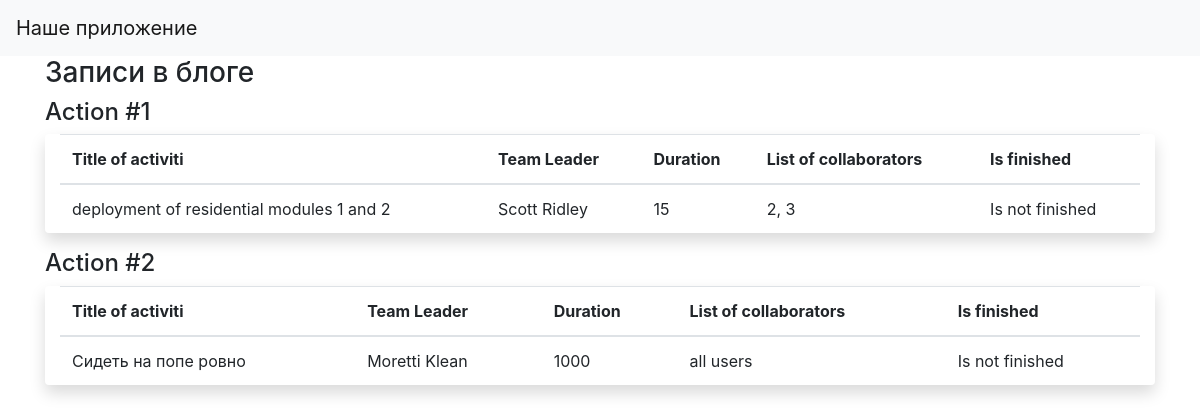
The page / on the database its author committed.
### data/jobs.py (models this page shows)
class Jobs(SqlAlchemyBase):
    __tablename__ = 'jobs'
    id = sqlalchemy.Column(sqlalchemy.Integer,
                           primary_key=True, autoincrement=True)
    team_leader = sqlalchemy.Column(sqlalchemy.Integer,
                                    sqlalchemy.ForeignKey("users.id"))
    user = orm.relationship('User')
    job = sqlalchemy.Column(sqlalchemy.String, nullable=True)
    work_size = sqlalchemy.Column(sqlalchemy.Integer, nullable=True, default=0)
    content = sqlalchemy.Column(sqlalchemy.String, nullable=True)
    collaborators = sqlalchemy.Column(sqlalchemy.String, nullable=True)
    start_date = sqlalchemy.Column(sqlalchemy.DateTime, default=datetime.datetime.now())
    end_date = sqlalchemy.Column(sqlalchemy.DateTime, default=datetime.datetime.now())
    is_finished = sqlalchemy.Column(sqlalchemy.Boolean, default=True)

### data/users.py (models this page shows, shortened)
class User(SqlAlchemyBase):
    __tablename__ = 'users'
    id = sqlalchemy.Column(sqlalchemy.Integer,
                           primary_key=True, autoincrement=True)
    surname = sqlalchemy.Column(sqlalchemy.String, nullable=True)
    name = sqlalchemy.Column(sqlalchemy.String, nullable=True)
    age = sqlalchemy.Column(sqlalchemy.Integer, nullable=True)
    position = sqlalchemy.Column(sqlalchemy.String, nullable=True)
    speciality = sqlalchemy.Column(sqlalchemy.String, nullable=True)
    address = sqlalchemy.Column(sqlalchemy.String, nullable=True)
    email = sqlalchemy.Column(sqlalchemy.String,
                              index=True, unique=True, nullable=True)
    hashed_password = sqlalchemy.Column(sqlalchemy.String, nullable=True)
    modified_date = sqlalchemy.Column(sqlalchemy.DateTime,
                                      default=datetime.datetime.now)

### main.py (the view)
@app.route("/")
def index():
    db_sess = db_session.create_session()
    jobs = db_sess.query(Jobs).all()
    print(jobs)
    return render_template("index.html", jobs=jobs)

### data/db_session.py (called while the page is built)
def create_session() -> Session:
    global __factory
    return __factory()

### templates/index.html
{% extends "base.html" %}
{% block content %}
    <h3>Записи в блоге</h3>
    {% for item in jobs %}
        <h4>Action #{{ item.id }}</h4>
        <div class="container shadow rounded">
            <table class="table">
                <thead>
                <tr>
                    <th scope="col">Title of activiti</th>
                    <th scope="col">Team Leader</th>
                    <th scope="col">Duration</th>
                    <th scope="col">List of collaborators</th>
                    <th scope="col">Is finished</th>
                </tr>
                </thead>
                <tbody class="table-group-divider">
                <tr>
                    <td>{{ item.job }}</td>
                    <td>{{ item.user.surname }} {{ item.user.name }}</td>
                    <td>{{ item.work_size }}</td>
                    <td>{{ item.collaborators }}</td>
                    <td>{{ "Is not finished" if not item.is_finished else "Is finished"}}</td>
                </tr>
                </tbody>
            </table>
        </div>
    {% endfor %}
{% endblock %}

### templates/base.html (shortened to what this page needs)
<!doctype html>
<html lang="en">
<head>
    <link rel="stylesheet"
          href="https://stackpath.bootstrapcdn.com/bootstrap/4.4.1/css/bootstrap.min.css"
>
</head>
<body>
<header>
    <nav class="navbar navbar-light bg-light">
        <a class="navbar-brand" href="#">Наше приложение</a>
    </nav>
</header>
<main role="main" class="container">
    {% block content %}
    {% endblock %}
</main>
</body>
</html>

### rows shown on the page
Jobs: id "1", job "deployment of residential modules 1 and 2", user.surname "Scott", user.name "Ridley", work_size "15", collaborators "2, 3", is_finished "Is not finished"
Jobs: id "2", job "Сидеть на попе ровно", user.surname "Moretti", user.name "Klean", work_size "1000", collaborators "all users", is_finished "Is not finished"
